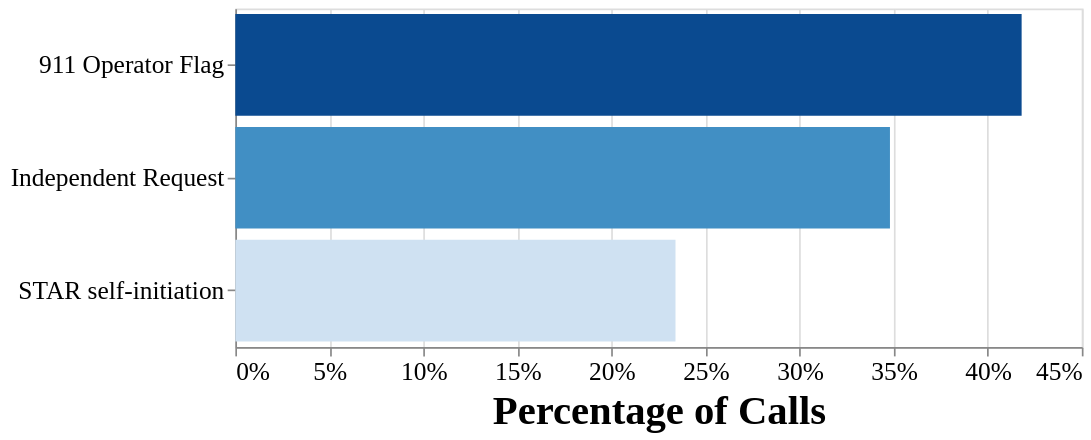

The cell this chart's notebook holds for it:
### Code cell
alt.Chart(STARAssignments).mark_bar().encode(
    x=alt.X('Percentage',axis=alt.Axis(format='%'),title='Percentage of Calls'),
    y=alt.Y('Type',title=None),
    color = alt.Color('Percentage',legend=None)
).configure(font='Merriweather'
).configure_axis(labelFontSize=15,titleFontSize=24
).properties(
    width=500,
    height=200
)

### Figure 1 — Vega-Lite specification as saved in the notebook (floating-point values rounded to 4 significant figures)
{"config": {"view": {"continuousWidth": 400, "continuousHeight": 300}, "axis": {"labelFontSize": 15, "titleFontSize": 24}, "font": "Merriweather"}, "data": {"name": "data-946dee31e9e4d09388db7426b88cfe7b"}, "mark": "bar", "encoding": {"color": {"type": "quantitative", "field": "Percentage", "legend": null}, "x": {"type": "quantitative", "axis": {"format": "%"}, "field": "Percentage", "title": "Percentage of Calls"}, "y": {"type": "nominal", "field": "Type", "title": null}}, "height": 200, "width": 500, "$schema": "https://vega.github.io/schema/vega-lite/v4.8.1.json", "datasets": {"data-946dee31e9e4d09388db7426b88cfe7b": [{"Type": "911 Operator Flag", "Percentage": 0.418}, {"Type": "Independent Request", "Percentage": 0.348}, {"Type": "STAR self-initiation", "Percentage": 0.234}]}}
